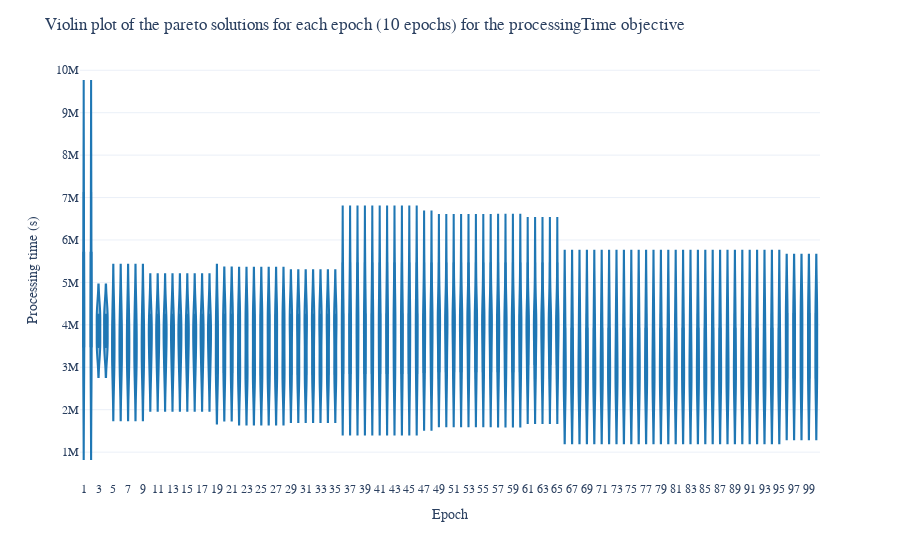
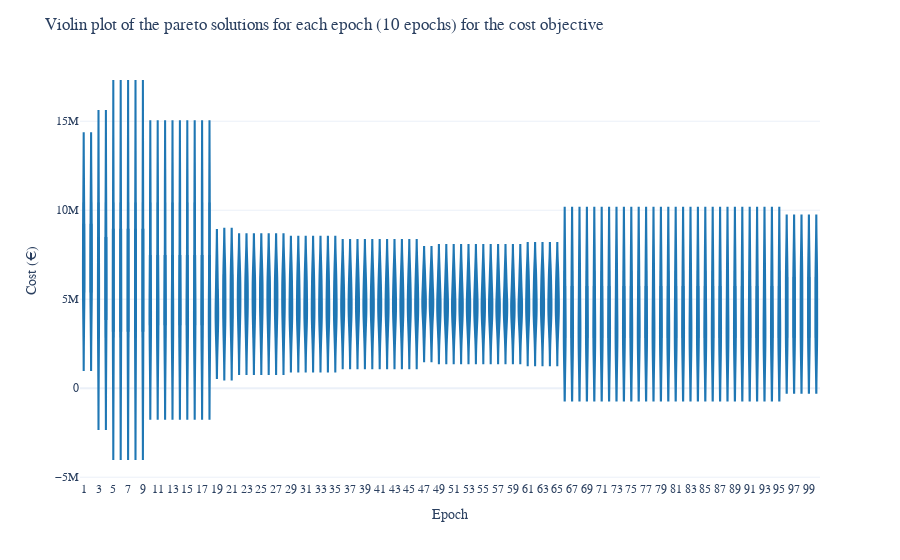
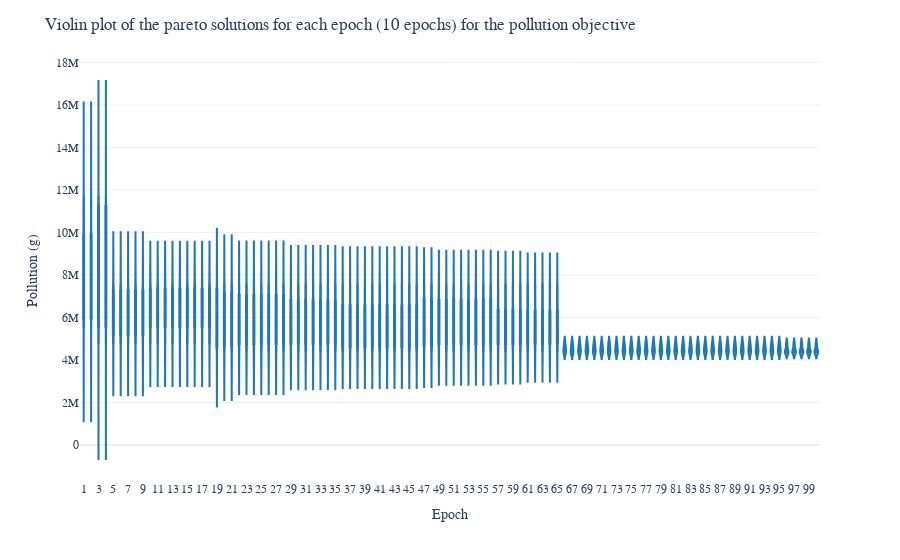
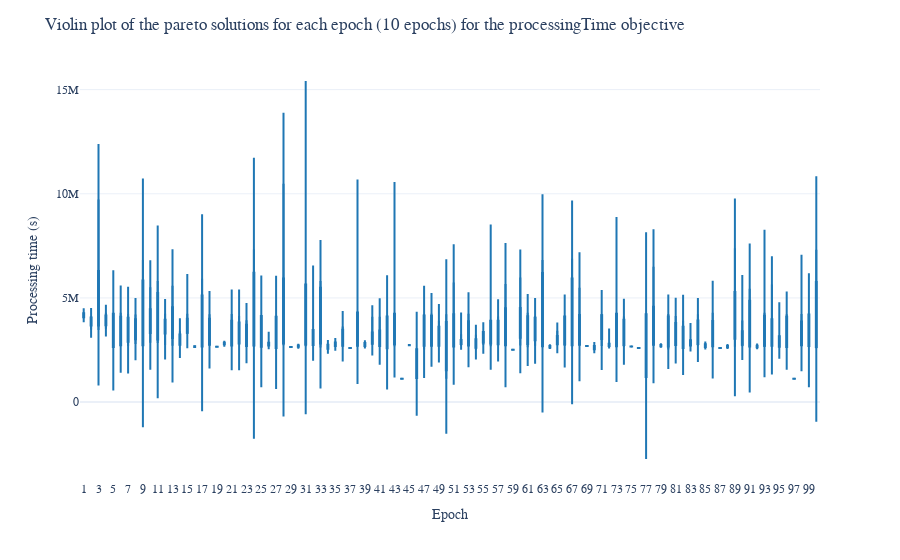

The notebook cell these images were saved under, in order:
### Code cell
# load pareto data from json
for file in os.listdir(PATH.parent / "paretos"):
    if file.endswith(".json"):
        # load file as dict
        print(file)
        with open(PATH.parent / "paretos" / file, "r") as f:
            data = ujson.load(f)
        for objective in optimDirections.keys():
            # unstack values
            df = (
                pd.DataFrame.from_dict(data[objective], orient="index")
                .stack()
                .reset_index()
                .rename(columns={"level_0": "Epoch", 0: "Value"})
                .drop(columns="level_1")
            )
            # generate plot
            generate_violin_plot(
                df,
                title=f"Violin plot of the pareto solutions for each epoch (10 epochs) for the {objective} objective",
                yaxis_title=optimUnits[objective],
            )

### Figure 1 — Plotly figure (JSON) as saved in the notebook; plotly's stock layout.template omitted (floating-point values rounded to 4 significant figures; data arrays with more than 128 entries replaced by an {"elided": "..."} marker saying what was removed)
{"data": [{"alignmentgroup": "True", "box": {"visible": true}, "hovertemplate": "Epoch=%{x}<br>Value=%{y}<extra></extra>", "legendgroup": "", "marker": {"color": "#1f77b4"}, "name": "", "offsetgroup": "", "orientation": "v", "points": false, "scalegroup": "True", "showlegend": false, "type": "violin", "x": {"elided": "563 str values"}, "x0": " ", "xaxis": "x", "y": {"elided": "563 float values"}, "y0": " ", "yaxis": "y"}], "layout": {"font": {"family": "Times New Roman", "size": 12}, "legend": {"tracegroupgap": 0}, "margin": {"t": 60}, "title": {"text": "Violin plot of the pareto solutions for each epoch (10 epochs) for the processingTime objective"}, "violinmode": "group", "xaxis": {"anchor": "y", "domain": [0, 1], "title": {"text": "Epoch"}}, "yaxis": {"anchor": "x", "domain": [0, 1], "title": {"text": "Processing time (s)"}}}}

### Figure 2 — Plotly figure (JSON) as saved in the notebook; plotly's stock layout.template omitted (floating-point values rounded to 4 significant figures; data arrays with more than 128 entries replaced by an {"elided": "..."} marker saying what was removed)
{"data": [{"alignmentgroup": "True", "box": {"visible": true}, "hovertemplate": "Epoch=%{x}<br>Value=%{y}<extra></extra>", "legendgroup": "", "marker": {"color": "#1f77b4"}, "name": "", "offsetgroup": "", "orientation": "v", "points": false, "scalegroup": "True", "showlegend": false, "type": "violin", "x": {"elided": "563 str values"}, "x0": " ", "xaxis": "x", "y": {"elided": "563 float values"}, "y0": " ", "yaxis": "y"}], "layout": {"font": {"family": "Times New Roman", "size": 12}, "legend": {"tracegroupgap": 0}, "margin": {"t": 60}, "title": {"text": "Violin plot of the pareto solutions for each epoch (10 epochs) for the cost objective"}, "violinmode": "group", "xaxis": {"anchor": "y", "domain": [0, 1], "title": {"text": "Epoch"}}, "yaxis": {"anchor": "x", "domain": [0, 1], "title": {"text": "Cost (€)"}}}}

### Figure 3 — Plotly figure (JSON) as saved in the notebook; plotly's stock layout.template omitted (floating-point values rounded to 4 significant figures; data arrays with more than 128 entries replaced by an {"elided": "..."} marker saying what was removed)
{"data": [{"alignmentgroup": "True", "box": {"visible": true}, "hovertemplate": "Epoch=%{x}<br>Value=%{y}<extra></extra>", "legendgroup": "", "marker": {"color": "#1f77b4"}, "name": "", "offsetgroup": "", "orientation": "v", "points": false, "scalegroup": "True", "showlegend": false, "type": "violin", "x": {"elided": "563 str values"}, "x0": " ", "xaxis": "x", "y": {"elided": "563 float values"}, "y0": " ", "yaxis": "y"}], "layout": {"font": {"family": "Times New Roman", "size": 12}, "legend": {"tracegroupgap": 0}, "margin": {"t": 60}, "title": {"text": "Violin plot of the pareto solutions for each epoch (10 epochs) for the pollution objective"}, "violinmode": "group", "xaxis": {"anchor": "y", "domain": [0, 1], "title": {"text": "Epoch"}}, "yaxis": {"anchor": "x", "domain": [0, 1], "title": {"text": "Pollution (g)"}}}}

### Figure 4 — Plotly figure (JSON) as saved in the notebook; plotly's stock layout.template omitted (floating-point values rounded to 4 significant figures; data arrays with more than 128 entries replaced by an {"elided": "..."} marker saying what was removed)
{"data": [{"alignmentgroup": "True", "box": {"visible": true}, "hovertemplate": "Epoch=%{x}<br>Value=%{y}<extra></extra>", "legendgroup": "", "marker": {"color": "#1f77b4"}, "name": "", "offsetgroup": "", "orientation": "v", "points": false, "scalegroup": "True", "showlegend": false, "type": "violin", "x": {"elided": "483 str values"}, "x0": " ", "xaxis": "x", "y": {"elided": "483 float values"}, "y0": " ", "yaxis": "y"}], "layout": {"font": {"family": "Times New Roman", "size": 12}, "legend": {"tracegroupgap": 0}, "margin": {"t": 60}, "title": {"text": "Violin plot of the pareto solutions for each epoch (10 epochs) for the processingTime objective"}, "violinmode": "group", "xaxis": {"anchor": "y", "domain": [0, 1], "title": {"text": "Epoch"}}, "yaxis": {"anchor": "x", "domain": [0, 1], "title": {"text": "Processing time (s)"}}}}
